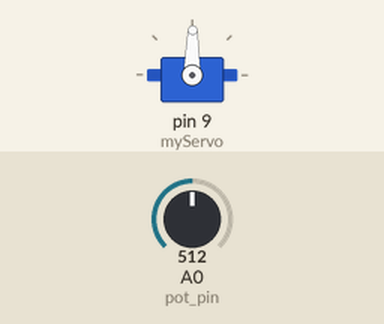
This sketch was run on a simulated Arduino Uno, built with avr-gcc and run on an emulated ATmega328P. On the bench: servo. The inputs (shaded band) are chosen by the test bench; at power-on: A0 (pot_pin) = 512.

Above: at 1.2 s.
1.3 s: A0 (pot_pin) set to 716
At 1.7 s:
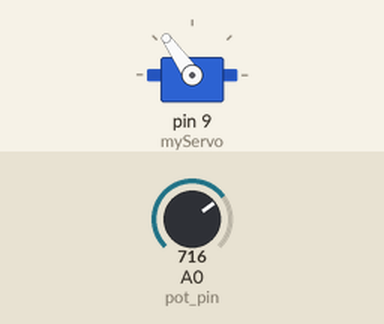
2.8 s: A0 (pot_pin) set to 900
At 3.7 s:
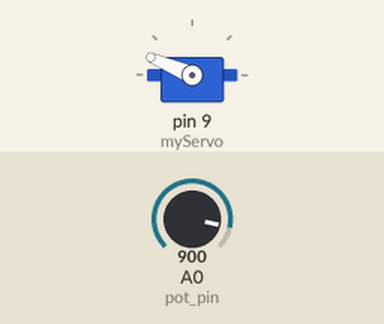
4.3 s: A0 (pot_pin) set to 1023
At 5.1 s:
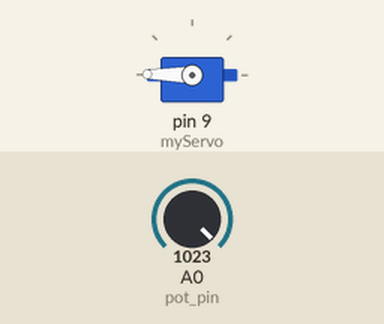
5.8 s: A0 (pot_pin) set to 306
At 7.0 s:
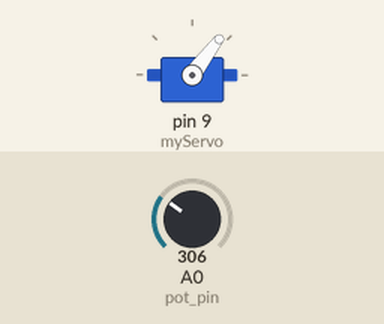
7.3 s: A0 (pot_pin) set to 122
At 8.5 s:
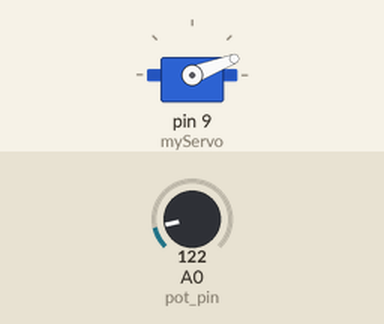
8.8 s: A0 (pot_pin) set to 511
At 9.5 s:
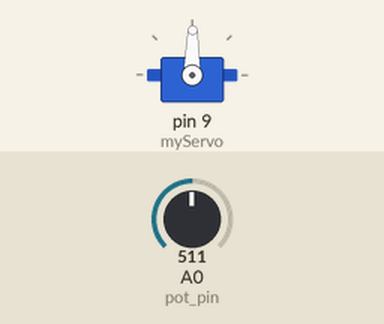
Timing chart, 0 to 11.3 s (numbered marks = the images above; inputs shaded):
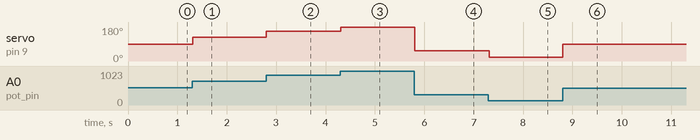

Measured:
- after the input at 1.3 s, servo on pin 9 (myServo): 89° → 125° at once
- after the input at 2.8 s, servo on pin 9 (myServo): 125° → 157° at once
- after the input at 4.3 s, servo on pin 9 (myServo): 157° → 179° at once
- after the input at 5.8 s, servo on pin 9 (myServo): 179° → 53° at once
- after the input at 7.3 s, servo on pin 9 (myServo): 53° → 21° at once
- after the input at 8.8 s, servo on pin 9 (myServo): 21° → 89° at once

The sketch:

servo_motor_potentiometer.ino
```cpp
#include <Servo.h>
Servo myServo;
int const pot_pin = A0;
int pot_val;
int angle;
void setup() {
  myServo.attach(9);
  Serial.begin(9600);
}

void loop() {
  pot_val = analogRead(pot_pin);
  angle = map(pot_val, 0, 1023, 0, 179);
  myServo.write(angle);
  delay(15);
}
```
